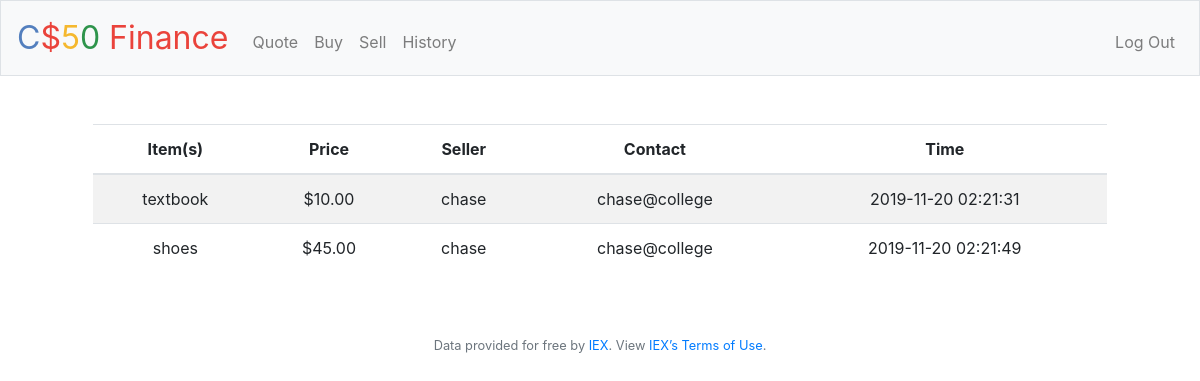
The app's page /history (signed in) with its own data.
### tables this page shows
CREATE TABLE 'posts' ('id' integer PRIMARY KEY AUTOINCREMENT NOT NULL, 'user_id' integer NOT NULL, 'item' text NOT NULL, 'price' bigint NOT NULL, 'seller' text NOT NULL, 'contact' text NOT NULL, 'time' datetime NOT NULL DEFAULT CURRENT_TIMESTAMP, 'category'  text NOT NULL  ,'sold' smallint DEFAULT 0);

### application.py (the view)
@app.route("/history")
@login_required
def history():
    search = db.execute("SELECT item, price, contact, seller, time FROM posts WHERE user_id = :id", id=session["user_id"])
    return render_template("history.html", search=search)

### application.py (called while the page is built)
@app.after_request
def after_request(response):
    response.headers["Cache-Control"] = "no-cache, no-store, must-revalidate"
    response.headers["Expires"] = 0
    response.headers["Pragma"] = "no-cache"
    return response

### helpers.py (called while the page is built)
def login_required(f):
    @wraps(f)
    def decorated_function(*args, **kwargs):
        if session.get("user_id") is None:
            return redirect("/login")
        return f(*args, **kwargs)
    return decorated_function

def usd(value):
    return f"${value:,.2f}"

### templates/history.html (shortened to what this page needs)
{% extends "layout.html" %}
{% block main %}
    <div class="container">
        <form action="/history" method="post">
            <table class="table table-striped">
                <thead>
                    <th>Item(s)</th>
                    <th>Price</th>
                    <th>Seller</th>
                    <th>Contact</th>
                    <th>Time</th>
                </thead>
                <tbody>
                    {% for post in search %}
                    <tr>
                        <td>{{ post.item }}</td>
                        <td>{{post.price | usd}}</td>
                        <td>{{post.seller}}</td>
                        <td>{{post.contact}}</td>
                        <td>{{post.time}}</td>
                    </tr>
                    {% endfor %}
                </tbody>
            </table>
        </form>
    </div>
{% endblock %}

### records on screen
posts: item "textbook", price "$10.00", seller "chase", contact "chase@college", time "2019-11-20 02:21:31"
posts: item "shoes", price "$45.00", seller "chase", contact "chase@college", time "2019-11-20 02:21:49"
